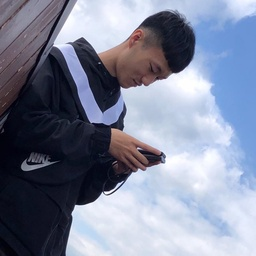
#> input picture EdgeDetection/photo.jpg, 256 x 256 px, shrunk from 960 x 960 before the run
$ jupyter execute EdgeDetection.ipynb
#> lines starting #> are read from the running program, lines starting #| are printed output that depends on the picture
[cell 1]
import matplotlib.pyplot as plt
import numpy as np
import cv2

[cell 2]
image = cv2.imread('photo.jpg')
#> image is the input picture: shape (256, 256, 3); mean B, G, R 154.3, 133.6, 126.7
image = cv2.cvtColor(image, cv2.COLOR_BGR2GRAY)
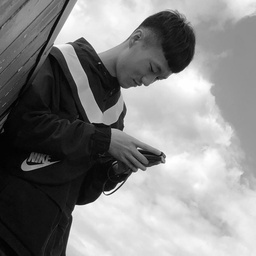
#> image: shape (256, 256); min 1, max 255, mean 133.9
plt.subplot()
plt.title('Gray Photo')
plt.imshow(image,cmap = 'gray')
cv2.imwrite('photo_gray.jpg', image)
#> Out = True

[cell 3]
h,w = image.shape
#> h = 256; w = 256
print(h,w)
#| 256 256
output = np.zeros((h,w))

[cell 4]
Gx = np.array([[-1, 0, 1],
               [-2, 0, 2],
               [-1, 0, 1]])
Gy = np.array([[-1, -2, -1],
               [0, 0, 0],
               [1, 2, 1]])


gh,gw = Gx.shape
# gc = kernel center
gc = gh//2
# kernal start from
k_s = (gh//2)*-1

[cell 5]
for i in range(1, w - 1):
    for j in range(1, h - 1):
        conv_x_out = 0
        conv_y_out = 0
        for kh in range(k_s,abs(k_s)+1) :
            for kw in range(k_s,abs(k_s)+1) :
                conv_x_out += (image[i+kh][j+kw]*Gx[gc+kh][gc+kw])
                conv_y_out += (image[i+kh][j+kw]*Gy[gc+kh][gc+kw])
        output[i][j]= min(255, np.sqrt(conv_x_out**2 + conv_y_out**2))
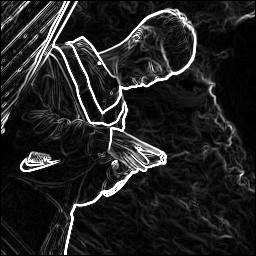
#> output: shape (256, 256) float64; min 0, max 255, mean 34.8

[cell 6]
plt.imshow(output,cmap = 'gray')
cv2.imwrite('output.jpg', output)
#> Out = True
